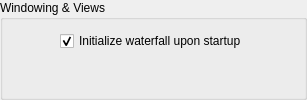
                      <widget class="QGroupBox" name="groupBox_window_views">
                       <property name="title">
                        <string>Windowing &amp;&amp; Views</string>
                       </property>
                       <layout class="QHBoxLayout" name="horizontalLayout_36">
                        <item>
                         <widget class="QFrame" name="frame_10">
                          <property name="frameShape">
                           <enum>QFrame::NoFrame</enum>
                          </property>
                          <property name="frameShadow">
                           <enum>QFrame::Plain</enum>
                          </property>
                          <layout class="QFormLayout" name="formLayout_2">
                           <property name="leftMargin">
                            <number>0</number>
                           </property>
                           <property name="topMargin">
                            <number>0</number>
                           </property>
                           <property name="rightMargin">
                            <number>0</number>
                           </property>
                           <property name="bottomMargin">
                            <number>0</number>
                           </property>
                           <item row="0" column="0">
                            <spacer name="horizontalSpacer_17">
                             <property name="orientation">
                              <enum>Qt::Horizontal</enum>
                             </property>
                             <property name="sizeHint" stdset="0">
                              <size>
                               <width>40</width>
                               <height>20</height>
                              </size>
                             </property>
                            </spacer>
                           </item>
                           <item row="0" column="1">
                            <widget class="QFrame" name="frame_11">
                             <property name="frameShape">
                              <enum>QFrame::NoFrame</enum>
                             </property>
                             <property name="frameShadow">
                              <enum>QFrame::Plain</enum>
                             </property>
                             <layout class="QHBoxLayout" name="horizontalLayout_37">
                              <property name="leftMargin">
                               <number>0</number>
                              </property>
                              <property name="topMargin">
                               <number>0</number>
                              </property>
                              <property name="rightMargin">
                               <number>0</number>
                              </property>
                              <property name="bottomMargin">
                               <number>0</number>
                              </property>
                              <item>
                               <widget class="QCheckBox" name="checkBox_waterfall_upon_start">
                                <property name="text">
                                 <string>Initialize waterfall upon startup</string>
                                </property>
                                <property name="checked">
                                 <bool>true</bool>
                                </property>
                               </widget>
                              </item>
                              <item>
                               <spacer name="horizontalSpacer_18">
                                <property name="orientation">
                                 <enum>Qt::Horizontal</enum>
                                </property>
                                <property name="sizeHint" stdset="0">
                                 <size>
                                  <width>40</width>
                                  <height>20</height>
                                 </size>
                                </property>
                               </spacer>
                              </item>
                             </layout>
                            </widget>
                           </item>
                          </layout>
                         </widget>
                        </item>
                        <item>
                         <widget class="QFrame" name="frame_9">
                          <property name="frameShape">
                           <enum>QFrame::StyledPanel</enum>
                          </property>
                          <property name="frameShadow">
                           <enum>QFrame::Raised</enum>
                          </property>
                         </widget>
                        </item>
                       </layout>
                      </widget>
